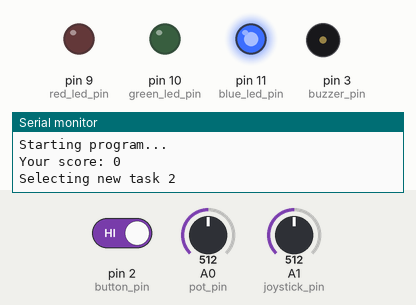
This sketch was run on a simulated Arduino Uno, built with avr-gcc and run on an emulated ATmega328P. Parts: output pins drawn as LEDs (lit = HIGH), buzzer (waves = sounding), the last lines printed to the serial monitor. Inputs (shaded band) come from the test bench; at power-on: A1 (joystick_pin) = 512, pin 2 (button_pin) HIGH, A0 (pot_pin) = 512. Random numbers use the default seed unless the sketch sets one.

Above: at 4.1 s.
4.2 s: A1 (joystick_pin) set to 889
At 6.45 s:
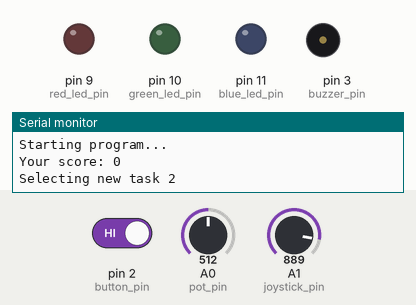
7.2 s: A1 (joystick_pin) set to 913
At 10.6 s:
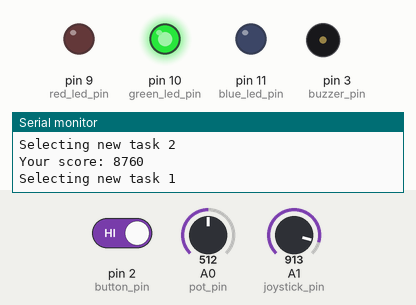
13.2 s: pin 2 (button_pin) driven HIGH
15.1 s: pin 2 (button_pin) driven LOW
At 17.7 s:
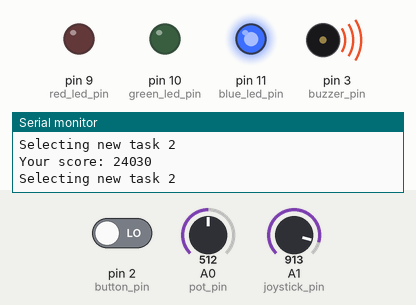
Timing chart, 0 to 19.1 s (numbered marks = the images above; inputs shaded):
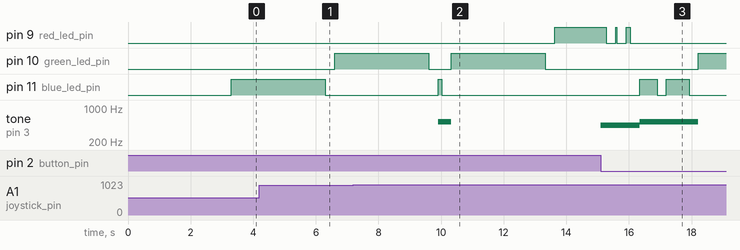

Measured:
- the behaviour switches between 900 and 901 on A1 (joystick_pin) (found by bisection; images 1 and 2)
- after the input at 7.2 s, tone on pin 3 (buzzer_pin): silent → 523 Hz after 2.7 s, → silent 0.42 s later
- after the input at 15.1 s, pin 10 (green_led_pin): LOW → HIGH after 3.1 s; pin 11 (blue_led_pin): LOW → HIGH after 1.2 s, → LOW 0.55 s later, → HIGH 0.30 s later, → LOW 0.72 s later; tone on pin 3 (buzzer_pin): silent → 440 Hz at once, → 523 Hz 1.2 s later, → silent 1.9 s later

The sketch:

workshop_4_full_code.ino
```cpp
// define all the pins that are going to be used
int button_pin = 2; // set the button signal pin to 2
int pot_pin = A0; // set the potentiometer signal pin to A0
int joystick_pin = A1; // set the joystick pin for the x direction to A1

int red_led_pin = 9; // set the output signal pin for the red LED to 9
int green_led_pin = 10; // set the output signal pin for the green LED to 10
int blue_led_pin = 11; // set the output signal pin for the blue LED to 11
// put the LED pins in an array so they can be iterated through for shorter/cleaner code
int led_pins[3] = {red_led_pin, green_led_pin, blue_led_pin};
int buzzer_pin = 3; // set the output signal pin for the buzzer to 3

// game settings
const int num_tasks = 3; // set the number of tasks to 3
long game_score = 0; // set the player's game score to 0

// define an enum of certain game actions the player needs to do:
// press a button, twist a potentiometer, push a joystick, or none
enum game_action {
  BUTTON,
  POTENTIOMETER,
  JOYSTICK,
  NONE
};
game_action task;

long task_timer = 0; // variable to keep track of how much time has elapsed
long task_time_limit = 3000; // set the amount of time a player has to complete the task (3000 milliseconds = 3 seconds)
long task_pause = 300; // set the amount of pause time between tasks (300 milliseconds = 0.3 seconds)

// variable to keep track of last potentiometer value,
// so game can keep track of when the current value changes enough to indicate player had twisted potentiometer
int last_pot_value = 0;

void setup() {
  // put your setup code here, to run once:

  Serial.begin(115200); // start the serial at a baud rate of 115200
  Serial.println("Starting program...");

  pinMode(button_pin, INPUT_PULLUP); // configure the button pin for input pullup (makes button values more stable)
  pinMode(pot_pin, INPUT); // configure the potentiometer pin for input
  pinMode(joystick_pin, INPUT); // configure the joystick pin for input

  pinMode(red_led_pin, OUTPUT); // configure the red LED pin for output
  pinMode(green_led_pin, OUTPUT); // configure the green LED pin for output
  pinMode(blue_led_pin, OUTPUT); // configure the blue LED pin for output
  pinMode(buzzer_pin, OUTPUT); // configure the buzzer pin for output

  randomSeed(analogRead(5)); // initialize the random number generator with arbitrary data noise from a digital pin

  task = NONE; // initialize the first task to no task
  task_timer = millis(); // set the timer to the current time in milliseconds
}

void loop() {
  // put your main code here, to run repeatedly:

  // debug all your input values, uncomment this block if you need to debug this
  // Serial.print("Button Value: ");
  // Serial.print(digitalRead(button_pin));
  // Serial.print(" Potentiometer Value ");
  // Serial.print(analogRead(pot_pin));
  // Serial.print(" Joystick Value ");
  // Serial.println(analogRead(joystick_pin));

  // main game state check
  if (millis() - task_timer > task_time_limit + task_pause) {
    // if the time elapsed (current time in milliseconds minus the last stored time) is more than
    // the time allocated for a task and the time for a pause between tasks, give the player a new one
    set_new_task();
  } else if (millis() - task_timer > task_time_limit) {
    // if the time elapsed (current time in milliseconds minus the last stored time) is more than
    // the time allocated for a task, turn off the LEDs
    turn_off_leds();
  } else {
    // otherwise, if the time for a task hasn't expired, check if the user has completed the task
    check_user_action();
  }
}

void turn_off_leds() {
  // iterate through all the LEDs and shut them off
  for (int i = 0; i < num_tasks; i++) {
    digitalWrite(led_pins[i], LOW);
  }
}

void set_new_task() {
  task = random(num_tasks); // set the task to a random number between 0 and num_tasks - 1 (3 - 1 = 2)
  digitalWrite(led_pins[task], HIGH); // turn on the LED corresponding to that task

  // print the user's score and the new task to Serial
  Serial.println();
  Serial.print("Your score: ");
  Serial.println(game_score);
  Serial.print("Selecting new task ");
  Serial.println(task);

  noTone(buzzer_pin); // shut off the buzzer
  task_timer = millis(); // reset the game timer to now, so that any time measurement is in reference to the time a task was assigned

  // if the assigned task is to twist a potentiometer, measure the current value of the potentiometer so when the player twists it
  // to a new value, it can be measured against the last value
  if (task == POTENTIOMETER) {
    last_pot_value = analogRead(pot_pin);
  }
}

bool check_user_action() {
  // check if the user has completed a certain task, and give them points
  if (task == BUTTON) {
    // check if the button has been pressed
    int button_value = digitalRead(button_pin); // read
    if (button_value == LOW) { // since the button pin is set to INPUT_PULLUP, so LOW means pressed and HIGH means released
      game_score += 5; // add 5 points to the player's game score
      tone(buzzer_pin, 440); // play an A4 note on the buzzer

      task_timer = millis() - task_time_limit + 1; // reset the task timer so that no more time is left for the task
    }
  } else if (task == POTENTIOMETER) {
    // check if the potentiometer has been twisted
    int pot_value = analogRead(pot_pin);

    // if the potentiometer's last value was turned past the midpoint one way, check if it was twisted past the midpoint the other way
    if ((last_pot_value < 512 && pot_value > 700) ||
        (last_pot_value > 512 && pot_value < 300)) {
      game_score += 7; // add 7 points to the player's game score
      tone(buzzer_pin, 494); // play a B4 note on the buzzer
      task_timer = millis() - task_time_limit + 1; // reset the task timer so that no more time is left for the task
    }
  } else if (task == JOYSTICK) {
    // check if the joystick has been pushed
    int joystick_value = analogRead(joystick_pin);

    // if the joystick value has been pushed far enough, the task is done
    if (joystick_value > 900) {
      game_score += 10; // add 10 points to the player's game score
      tone(buzzer_pin, 523); // play an C4 note on the buzzer

      task_timer = millis() - task_time_limit + 1; // reset the task timer so that no more time is left for the task
    }
  }
}
```
